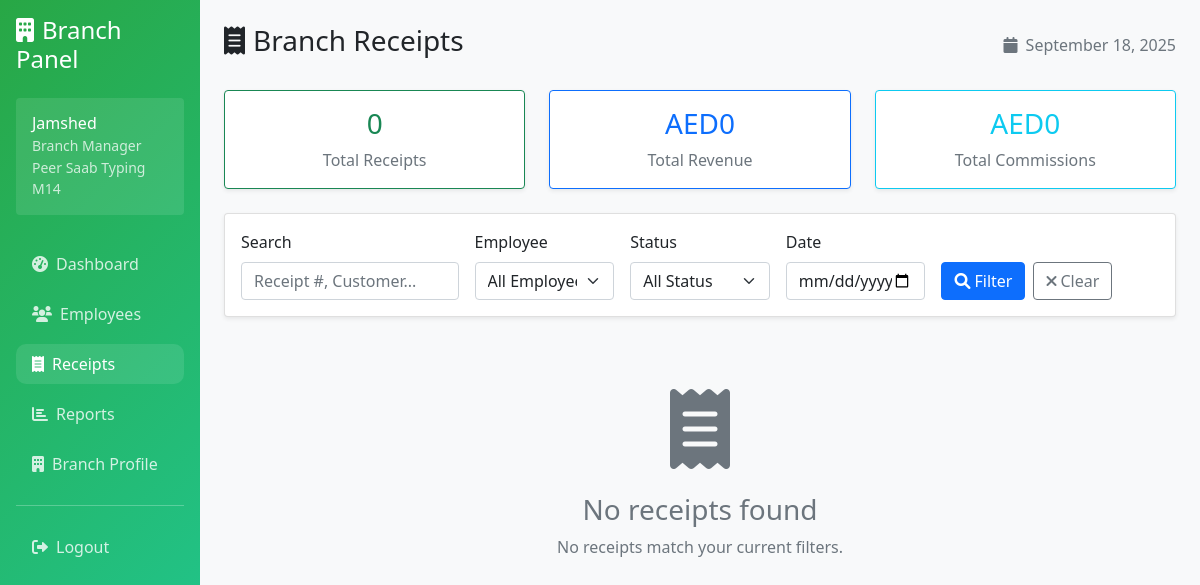
/branch/receipts.php (signed in), run on an earlier commit of the app's database.
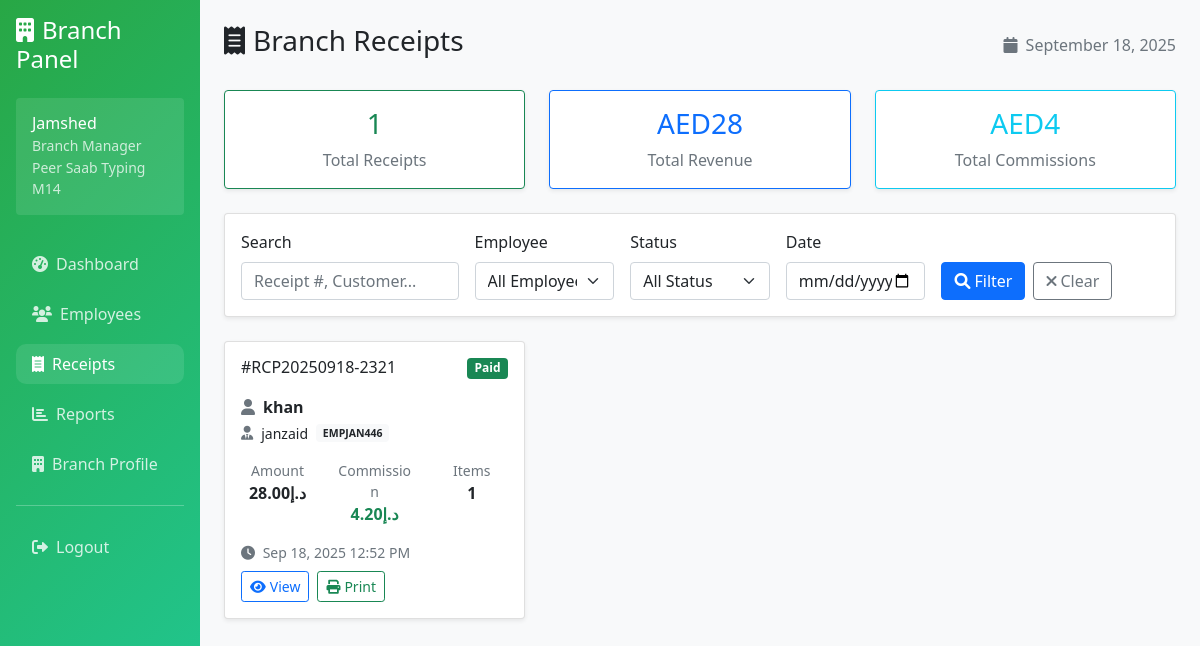
And on a later commit of the database.
### tables this page shows
CREATE TABLE settings (
            id INTEGER PRIMARY KEY AUTOINCREMENT,
            setting_key VARCHAR(100) UNIQUE NOT NULL,
            setting_value TEXT,
            updated_at DATETIME DEFAULT CURRENT_TIMESTAMP
        );

CREATE TABLE receipts (
            id INTEGER PRIMARY KEY AUTOINCREMENT,
            receipt_number VARCHAR(50) UNIQUE NOT NULL,
            branch_id INTEGER NOT NULL,
            employee_id INTEGER NOT NULL,
            customer_name VARCHAR(100) NOT NULL,
            customer_phone VARCHAR(20),
            customer_email VARCHAR(100),
            total_amount DECIMAL(10,2) NOT NULL,
            total_commission DECIMAL(10,2) DEFAULT 0.00,
            payment_status TEXT DEFAULT 'paid' CHECK (payment_status IN ('paid', 'pending', 'cancelled')),
            notes TEXT,
            created_at DATETIME DEFAULT CURRENT_TIMESTAMP,
            FOREIGN KEY (branch_id) REFERENCES branches(id),
            FOREIGN KEY (employee_id) REFERENCES employees(id)
        );

### includes/currency_helper.php (called while the page is built)
<?php
function getCurrencySymbol($currency_code = 'USD') {
    $symbols = [
        'USD' => '$',
        'AED' => 'د.إ',
        'PKR' => '₨',
        'INR' => '₹',
        'EUR' => '€'
    ];
    return $symbols[$currency_code] ?? '$';
}
function formatCurrency($amount, $currency_code = 'USD') {
    $symbol = getCurrencySymbol($currency_code);
    return $symbol . number_format($amount, 2);
}
function getCurrentCurrency($db) {
    try {
        $stmt = $db->query("SELECT setting_value FROM settings WHERE setting_key = 'currency' LIMIT 1");
        $currency_result = $stmt->fetch(PDO::FETCH_ASSOC);
        return $currency_result ? $currency_result['setting_value'] : 'USD';
    } catch (Exception $e) {
        return 'USD';
    }
}
?>

### branch/receipts.php (the view, shortened to what the changed rows need)
<?php
require_once '../includes/currency_helper.php';
$database = new Database();
$auth = new Auth($database);
$auth->requireRole(['branch']);
$user_info = $auth->getUserInfo();
$db = $database->getConnection();
$currency = getCurrentCurrency($db);
$page = max(1, intval($_GET['page'] ?? 1));
$per_page = 15;
$offset = ($page - 1) * $per_page;
$conditions = ['r.branch_id = ?'];
$params = [$user_info['id']];
$where_clause = implode(' AND ', $conditions);
$stmt = $db->prepare("SELECT r.*, e.full_name as employee_name, e.employee_code,
    (SELECT COUNT(*) FROM receipt_items WHERE receipt_id = r.id) as item_count
    FROM receipts r
    JOIN employees e ON r.employee_id = e.id
    WHERE $where_clause
    ORDER BY r.created_at DESC
    LIMIT ? OFFSET ?");
$stmt->execute([...$params, $per_page, $offset]);
$receipts = $stmt->fetchAll(PDO::FETCH_ASSOC);
$stmt = $db->prepare("SELECT
    COUNT(*) as total_receipts,
    COALESCE(SUM(total_amount), 0) as total_revenue,
    COALESCE(SUM(total_commission), 0) as total_commission
    FROM receipts WHERE branch_id = ?");
$stmt->execute([$user_info['id']]);
$stats = $stmt->fetch(PDO::FETCH_ASSOC);
?>
<!DOCTYPE html>
<html lang="en">
<head>
    <link href="https://cdn.jsdelivr.net/npm/bootstrap@5.1.3/dist/css/bootstrap.min.css" rel="stylesheet">
    <link href="https://cdnjs.cloudflare.com/ajax/libs/font-awesome/6.0.0/css/all.min.css" rel="stylesheet">
</head>
<body>
    <div class="container-fluid">
        <div class="row">
            <div class="col-md-9 col-lg-10 p-4">
                <div class="d-flex justify-content-between align-items-center mb-4">
                    <h1 class="h3"><i class="fas fa-receipt me-2"></i>Branch Receipts</h1>
                </div>
                <div class="row mb-4">
                    <div class="col-md-4">
                        <div class="card border-success shadow-sm">
                            <div class="card-body text-center">
                                <h3 class="text-success"><?= $stats['total_receipts'] ?></h3>
                                <p class="mb-0 text-muted">Total Receipts</p>
                            </div>
                        </div>
                    </div>
                    <div class="col-md-4">
                        <div class="card border-primary shadow-sm">
                            <div class="card-body text-center">
                                <h3 class="text-primary"><?= $currency ?><?= number_format($stats['total_revenue'], 0) ?></h3>
                                <p class="mb-0 text-muted">Total Revenue</p>
                            </div>
                        </div>
                    </div>
                    <div class="col-md-4">
                        <div class="card border-info shadow-sm">
                            <div class="card-body text-center">
                                <h3 class="text-info"><?= $currency ?><?= number_format($stats['total_commission'], 0) ?></h3>
                                <p class="mb-0 text-muted">Total Commissions</p>
                            </div>
                        </div>
                    </div>
                </div>
                <?php if (empty($receipts)): ?>
                    <div class="text-center py-5">
                        <i class="fas fa-receipt fa-5x text-muted mb-4"></i>
                        <h3 class="text-muted">No receipts found</h3>
                        <p class="text-muted">No receipts match your current filters.</p>
                    </div>
                <?php else: ?>
                    <div class="row">
                        <?php foreach ($receipts as $receipt): ?>
                            <div class="col-lg-4 col-md-6 mb-4">
                                <div class="card receipt-card shadow-sm">
                                    <div class="card-body">
                                        <div class="d-flex justify-content-between align-items-start mb-3">
                                            <h6 class="card-title mb-0">
                                                #<?= htmlspecialchars($receipt['receipt_number']) ?>
                                            </h6>
                                            <span class="badge bg-<?=
                                                $receipt['payment_status'] === 'paid' ? 'success' :
                                                ($receipt['payment_status'] === 'pending' ? 'warning' : 'danger')
                                            ?>">
                                                <?= ucfirst($receipt['payment_status']) ?>
                                            </span>
                                        </div>
                                        <div class="mb-3">
                                            <div class="d-flex align-items-center mb-1">
                                                <i class="fas fa-user me-2 text-muted"></i>
                                                <strong><?= htmlspecialchars($receipt['customer_name']) ?></strong>
                                            </div>
                                            <div class="d-flex align-items-center mb-1 small">
                                                <i class="fas fa-user-tie me-2 text-muted"></i>
                                                <?= htmlspecialchars($receipt['employee_name']) ?>
                                                <span class="badge bg-light text-dark ms-2"><?= htmlspecialchars($receipt['employee_code']) ?></span>
                                            </div>
                                        </div>
                                        <div class="row text-center mb-3">
                                            <div class="col-4">
                                                <div class="small text-muted">Amount</div>
                                                <strong><?= formatCurrency($receipt['total_amount'], $currency) ?></strong>
                                            </div>
                                            <div class="col-4">
                                                <div class="small text-muted">Commission</div>
                                                <strong class="text-success"><?= formatCurrency($receipt['total_commission'], $currency) ?></strong>
                                            </div>
                                            <div class="col-4">
                                                <div class="small text-muted">Items</div>
                                                <strong><?= $receipt['item_count'] ?></strong>
                                            </div>
                                        </div>
                                        <div class="text-muted small mb-2">
                                            <i class="fas fa-clock me-1"></i>
                                            <?= date('M j, Y g:i A', strtotime($receipt['created_at'])) ?>
                                        </div>
                                        <div class="d-flex gap-2">
                                            <a href="/receipt_print.php?id=<?= $receipt['id'] ?>" class="btn btn-sm btn-outline-primary" target="_blank">
                                                <i class="fas fa-eye me-1"></i>View
                                            </a>
                                            <a href="/receipt_print.php?id=<?= $receipt['id'] ?>&print=1" class="btn btn-sm btn-outline-success" target="_blank">
                                                <i class="fas fa-print me-1"></i>Print
                                            </a>
                                        </div>
                                    </div>
                                </div>
                            </div>
                        <?php endforeach; ?>
                    </div>
                <?php endif; ?>
            </div>
        </div>
    </div>
</body>
</html>

What changed in the data, as far as the page shows it:
added receipts: receipt_number "RCP20250918-2321", payment_status "Paid", customer_name "khan", employee_name "janzaid", employee_code "EMPJAN446", total_amount.setting_value "د.إ28.00", total_commission.setting_value "د.إ4.20", item_count "1", created_at "Sep 18, 2025 12:52 PM"
Also different on the page:
$stats['total_receipts']: "0" → "1"
$stats['total_revenue']: "0" → "28"
$stats['total_commission']: "0" → "4"
text no longer shown: "No receipts found No receipts match your current filters."
